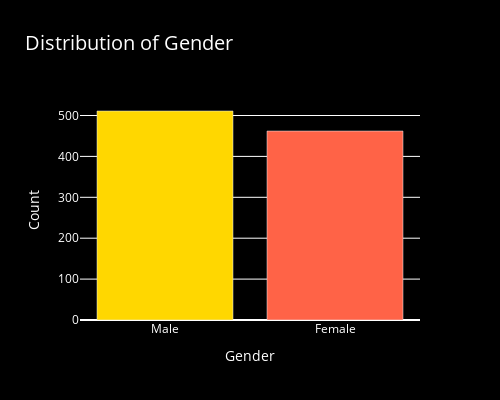
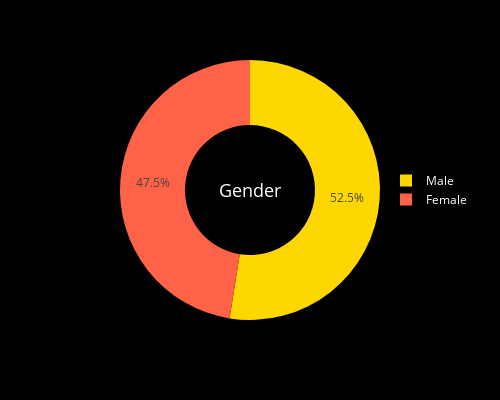
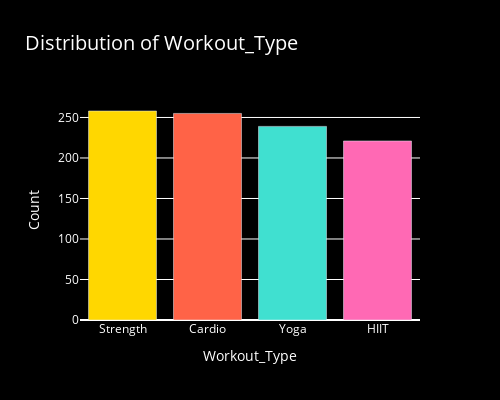
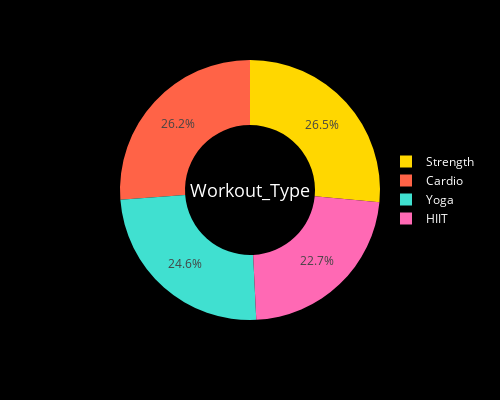

The cell these charts' notebook holds for them, in order:
### Code cell
import plotly.express as px

cat_columns = df[['Gender', 'Workout_Type', 'Workout_Frequency (days/week)', 'Experience_Level']]

def univariateAnalysis_category(cols):
    print('Distribution of', cols)
    print('-' * 60)

    colors = [
        '#FFD700', '#FF6347', '#40E0D0', '#FF69B4', '#7FFFD4',  
        '#FFA500', '#00FA9A', '#FF4500', '#4682B4', '#DA70D6',  
        '#FFB6C1', '#FF1493', '#FF8C00', '#98FB98', '#9370DB', 
        '#32CD32', '#00CED1', '#1E90FF', '#FFFF00', '#7CFC00'  
    ]

    value_counts = cat_columns[cols].value_counts()

    # Create bar plot
    fig = px.bar(
        value_counts,
        x=value_counts.index,
        y=value_counts.values,
        title=f'Distribution of {cols}',
        labels={'x': 'Categories', 'y': 'Count'},
        color_discrete_sequence=[colors]
    )

    fig.update_layout(
        plot_bgcolor='#000000',
        paper_bgcolor='#000000',
        font=dict(color='white', size=12), 
        title_font=dict(size=20),
        legend_font=dict(color='white', size=12),
        width=500,  # Adjusted width
        height=400  # Adjusted height
    )
    fig.show()

    # Calculate percentage
    percentage = (value_counts / value_counts.sum()) * 100

    # Create pie chart
    fig = px.pie(
        values=percentage,
        names=value_counts.index,
        labels={'names': 'Categories', 'values': 'Percentage'},
        hole=0.5,
        color_discrete_sequence=colors,
    )

    fig.add_annotation(
        x=0.5,
        y=0.5,
        text=cols,
        font=dict(size=18, color='white'),
        showarrow=False
    )

    fig.update_layout(
        plot_bgcolor='#000000',
        paper_bgcolor='#000000',
        font=dict(color='white', size=12), 
        title_font=dict(size=30),
        legend=dict(x=0.9, y=0.5),
        legend_font=dict(color='white', size=12),
        width=500,
        height=400
    )

    fig.show()
    print("           ")

for col in cat_columns:
    univariateAnalysis_category(col)

### Figure 1 — Plotly figure (JSON) as saved in the notebook; plotly's stock layout.template omitted (floating-point values rounded to 4 significant figures)
{"data": [{"alignmentgroup": "True", "hovertemplate": "Gender=%{x}<br>Count=%{y}<extra></extra>", "legendgroup": "", "marker": {"color": ["#FFD700", "#FF6347", "#40E0D0", "#FF69B4", "#7FFFD4", "#FFA500", "#00FA9A", "#FF4500", "#4682B4", "#DA70D6", "#FFB6C1", "#FF1493", "#FF8C00", "#98FB98", "#9370DB", "#32CD32", "#00CED1", "#1E90FF", "#FFFF00", "#7CFC00"], "pattern": {"shape": ""}}, "name": "", "offsetgroup": "", "orientation": "v", "showlegend": false, "textposition": "auto", "type": "bar", "x": ["Male", "Female"], "xaxis": "x", "y": [511, 462], "yaxis": "y"}], "layout": {"barmode": "relative", "font": {"color": "white", "size": 12}, "height": 400, "legend": {"font": {"color": "white", "size": 12}, "tracegroupgap": 0}, "paper_bgcolor": "#000000", "plot_bgcolor": "#000000", "title": {"font": {"size": 20}, "text": "Distribution of Gender"}, "width": 500, "xaxis": {"anchor": "y", "autorange": true, "domain": [0, 1], "range": [-0.5, 1.5], "title": {"text": "Gender"}, "type": "category"}, "yaxis": {"anchor": "x", "autorange": true, "domain": [0, 1], "range": [0, 537.9], "title": {"text": "Count"}, "type": "linear"}}}

### Figure 2 — Plotly figure (JSON) as saved in the notebook; plotly's stock layout.template omitted (floating-point values rounded to 4 significant figures)
{"data": [{"domain": {"x": [0, 1], "y": [0, 1]}, "hole": 0.5, "hovertemplate": "Categories=%{label}<br>Percentage=%{value}<extra></extra>", "labels": ["Male", "Female"], "legendgroup": "", "name": "", "showlegend": true, "type": "pie", "values": [52.52, 47.48]}], "layout": {"annotations": [{"font": {"color": "white", "size": 18}, "showarrow": false, "text": "Gender", "x": 0.5, "y": 0.5}], "font": {"color": "white", "size": 12}, "height": 400, "legend": {"font": {"color": "white", "size": 12}, "tracegroupgap": 0, "x": 0.9, "y": 0.5}, "margin": {"t": 60}, "paper_bgcolor": "#000000", "piecolorway": ["#FFD700", "#FF6347", "#40E0D0", "#FF69B4", "#7FFFD4", "#FFA500", "#00FA9A", "#FF4500", "#4682B4", "#DA70D6", "#FFB6C1", "#FF1493", "#FF8C00", "#98FB98", "#9370DB", "#32CD32", "#00CED1", "#1E90FF", "#FFFF00", "#7CFC00"], "plot_bgcolor": "#000000", "title": {"font": {"size": 30}}, "width": 500}}

### Figure 3 — Plotly figure (JSON) as saved in the notebook; plotly's stock layout.template omitted (floating-point values rounded to 4 significant figures)
{"data": [{"alignmentgroup": "True", "hovertemplate": "Workout_Type=%{x}<br>Count=%{y}<extra></extra>", "legendgroup": "", "marker": {"color": ["#FFD700", "#FF6347", "#40E0D0", "#FF69B4", "#7FFFD4", "#FFA500", "#00FA9A", "#FF4500", "#4682B4", "#DA70D6", "#FFB6C1", "#FF1493", "#FF8C00", "#98FB98", "#9370DB", "#32CD32", "#00CED1", "#1E90FF", "#FFFF00", "#7CFC00"], "pattern": {"shape": ""}}, "name": "", "offsetgroup": "", "orientation": "v", "showlegend": false, "textposition": "auto", "type": "bar", "x": ["Strength", "Cardio", "Yoga", "HIIT"], "xaxis": "x", "y": [258, 255, 239, 221], "yaxis": "y"}], "layout": {"barmode": "relative", "font": {"color": "white", "size": 12}, "height": 400, "legend": {"font": {"color": "white", "size": 12}, "tracegroupgap": 0}, "paper_bgcolor": "#000000", "plot_bgcolor": "#000000", "title": {"font": {"size": 20}, "text": "Distribution of Workout_Type"}, "width": 500, "xaxis": {"anchor": "y", "autorange": true, "domain": [0, 1], "range": [-0.5, 3.5], "title": {"text": "Workout_Type"}, "type": "category"}, "yaxis": {"anchor": "x", "autorange": true, "domain": [0, 1], "range": [0, 271.6], "title": {"text": "Count"}, "type": "linear"}}}

### Figure 4 — Plotly figure (JSON) as saved in the notebook; plotly's stock layout.template omitted (floating-point values rounded to 4 significant figures)
{"data": [{"domain": {"x": [0, 1], "y": [0, 1]}, "hole": 0.5, "hovertemplate": "Categories=%{label}<br>Percentage=%{value}<extra></extra>", "labels": ["Strength", "Cardio", "Yoga", "HIIT"], "legendgroup": "", "name": "", "showlegend": true, "type": "pie", "values": [26.52, 26.21, 24.56, 22.71]}], "layout": {"annotations": [{"font": {"color": "white", "size": 18}, "showarrow": false, "text": "Workout_Type", "x": 0.5, "y": 0.5}], "font": {"color": "white", "size": 12}, "height": 400, "legend": {"font": {"color": "white", "size": 12}, "tracegroupgap": 0, "x": 0.9, "y": 0.5}, "margin": {"t": 60}, "paper_bgcolor": "#000000", "piecolorway": ["#FFD700", "#FF6347", "#40E0D0", "#FF69B4", "#7FFFD4", "#FFA500", "#00FA9A", "#FF4500", "#4682B4", "#DA70D6", "#FFB6C1", "#FF1493", "#FF8C00", "#98FB98", "#9370DB", "#32CD32", "#00CED1", "#1E90FF", "#FFFF00", "#7CFC00"], "plot_bgcolor": "#000000", "title": {"font": {"size": 30}}, "width": 500}}
